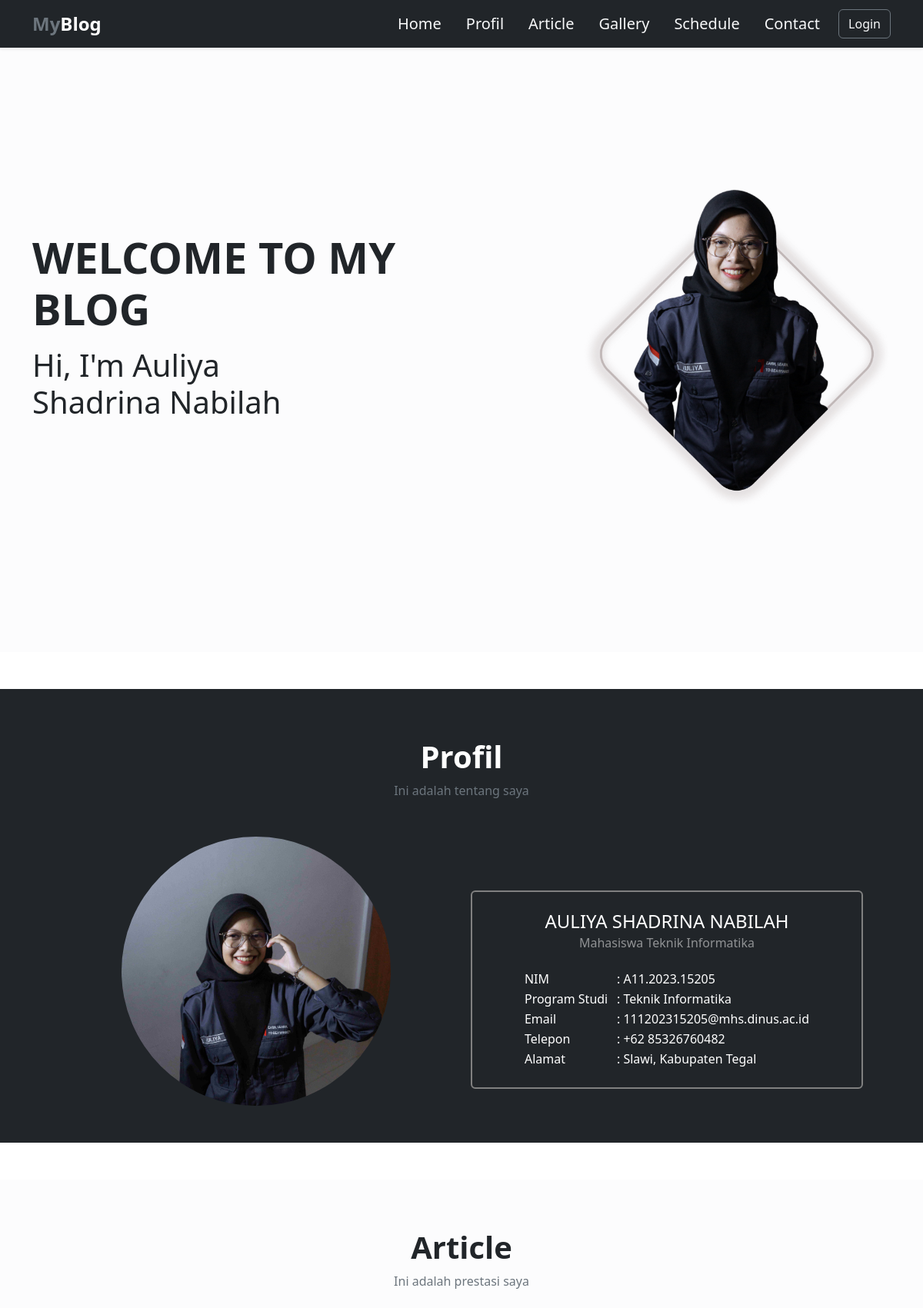
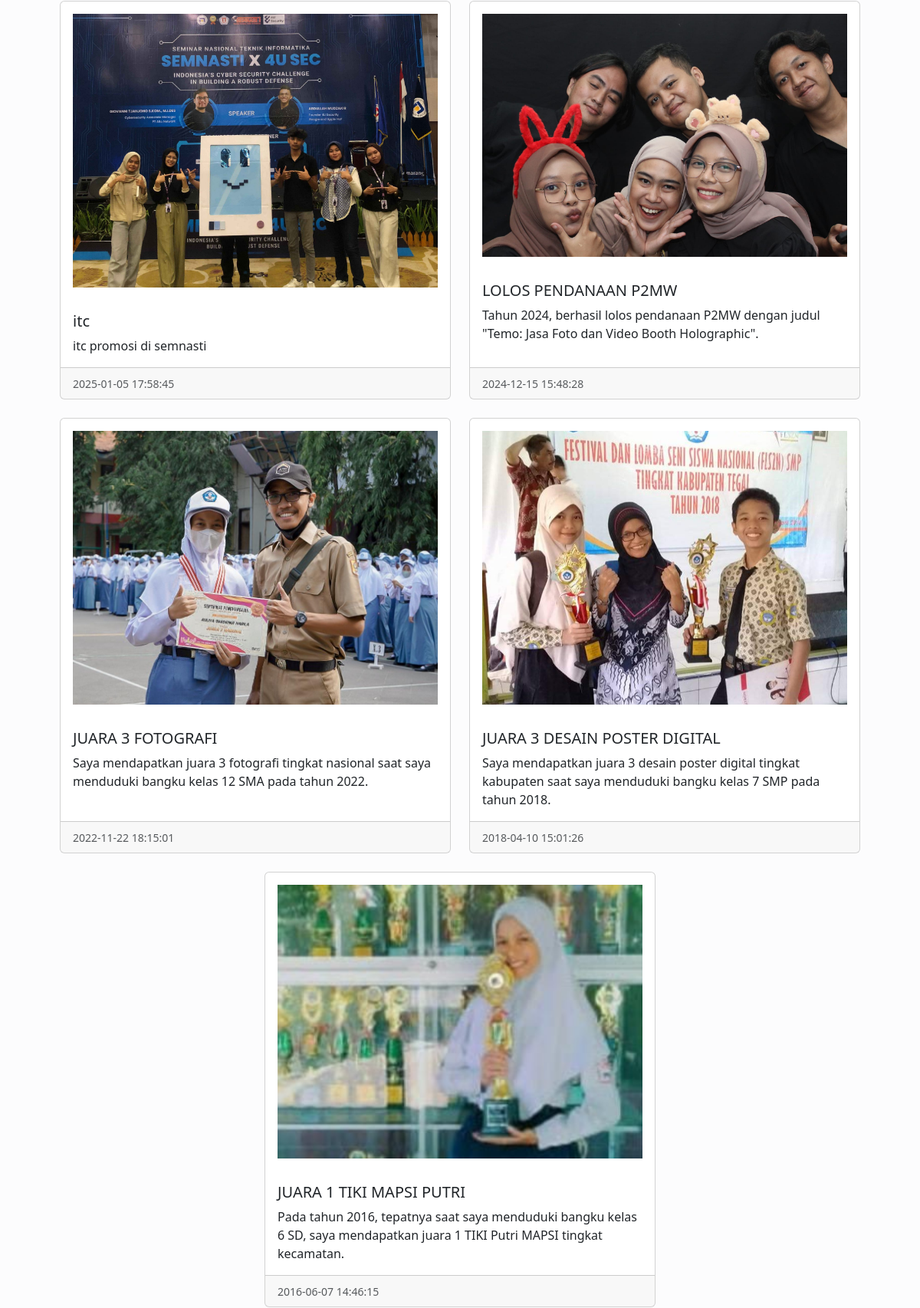
The page / (upper part) on the database its author committed (2 pictures, top to bottom).
### tables this page shows
CREATE TABLE `article` (
  `id` int NOT NULL,
  `judul` text,
  `isi` text,
  `gambar` text,
  `tanggal` datetime DEFAULT NULL,
  `username` varchar(50) DEFAULT NULL
);

### index.php (the view, shortened to what this page needs)
<?php
include "koneksi.php";
?>
<!DOCTYPE html>
<html lang="en">
<head>
    <link href="https://cdn.jsdelivr.net/npm/bootstrap@5.3.3/dist/css/bootstrap.min.css" rel="stylesheet"
 />
    <link rel="stylesheet" href="https://cdn.jsdelivr.net/npm/bootstrap-icons@1.11.3/font/bootstrap-icons.min.css" />
    <link rel="stylesheet" href="./style.css" />
</head>
<body>
    <nav class="navbar navbar-expand-lg bg-dark shadow-sm p-2 fixed-top">
        <div class="container">
            <a class="navbar-brand text-white fw-bold fs-4" href="#">
                <span class="text-secondary">My</span>Blog</a>
            <div class="collapse navbar-collapse" id="navbarNav">
                <ul class="navbar-nav ms-auto mb-2 mb-lg-0">
                    <li class="nav-item">
                        <a class="nav-link active text-light fs-5 ms-3" aria-current="page" href="#hero">Home</a>
                    </li>
                    <li class="nav-item">
                        <a class="nav-link active text-light fs-5 ms-3" aria-current="page" href="#profil">Profil</a>
                    </li>
                    <li class="nav-item">
                        <a class="nav-link text-light fs-5 ms-3" href="#article">Article</a>
                    </li>
                    <li class="nav-item">
                        <a class="nav-link text-light fs-5 ms-3" href="#gallery">Gallery</a>
                    </li>
                    <li class="nav-item">
                        <a class="nav-link text-light fs-5 ms-3" href="#jadwal">Schedule</a>
                    </li>
                    <li class="nav-item">
                        <a class="nav-link text-light fs-5 ms-3" href="#contact">Contact</a>
                    </li>
                    <li class="nav-item">
                        <a href="./login.html" class="btn btn-outline-secondary text-light ms-3 mt-1">
                            Login
                        </a>
                    </li>
                </ul>
            </div>
        </div>
    </nav>
    <section id="hero" class="p5 bg-light-subtle">
        <div class="container mb-5">
            <div class="row d-flex flex-sm-row-reverse justify-content-center vh-100 align-items-center mt-5">
                <div class="col-lg-6">
                    <div class="home-image text-sm-end">
                        <img src="./assets/img/profil.png" class="img-fluid mt-lg-auto" width="400" alt="profil" />
                    </div>
                </div>
                <div class="col-lg-6 text-sm-start mt-lg-5">
                    <p class="fw-bold display-4">WELCOME TO MY BLOG</p>
                    <h1 class="pb-5 mb-5">
                        Hi, I'm <span>Auliya</span> <br />
                        Shadrina Nabilah
                    </h1>
                </div>
            </div>
        </div>
    </section>
    <section id="profil" class="bg-dark">
        <div class="container text-white p-5 mb-5">
            <div class="title text-center pt-3 mb-4">
                <h1 class="fw-bold">Profil</h1>
                <p class="text-secondary">Ini adalah tentang saya</p>
            </div>
            <div class="row d-flex flex-sm-row justify-content-center align-items-center mt-5">
                <div class="col-lg-6">
                    <div class="profil-image text-sm-center">
                        <img src="./assets/img/profil2.jpg" class="img-fluid mt-lg-auto" alt="profil" />
                    </div>
                </div>
                <div class="col-lg-6 text-sm-start mt-lg-5">
                    <div class="card kartuProfil justify-content-center align-items-center text-white">
                        <div class="card-body p-4">
                            <div class="text-sm-center">
                                <h4 class="card-title">AULIYA SHADRINA NABILAH</h4>
                                <h6 class="card-subtitle mb-4 text-white-50">
                                    Mahasiswa Teknik Informatika
                                </h6>
                            </div>
                            <table>
                                <tr>
                                    <td style="width: 120px">NIM</td>
                                    <td>: A11.2023.15205</td>
                                </tr>
                                <tr>
                                    <td style="width: 120px">Program Studi</td>
                                    <td>: Teknik Informatika</td>
                                </tr>
                                <tr>
                                    <td style="width: 120px">Email</td>
                                    <td>: 111202315205@mhs.dinus.ac.id</td>
                                </tr>
                                <tr>
                                    <td style="width: 120px">Telepon</td>
                                    <td>: +62 85326760482</td>
                                </tr>
                                <tr>
                                    <td style="width: 120px">Alamat</td>
                                    <td>: Slawi, Kabupaten Tegal</td>
                                </tr>
                            </table>
                        </div>
                    </div>
                </div>
            </div>
        </div>
    </section>
    <section id="article" class="bg-light-subtle">
        <div class="container p-5">
            <div class="title text-center pt-3 mb-4">
                <h1 class="fw-bold">Article</h1>
                <p class="text-secondary">Ini adalah prestasi saya</p>
            </div>
            <div class="row row-cols-1 row-cols-md-2 g-4">
                <?php
            $sql = "SELECT * FROM article ORDER BY tanggal DESC";
            $hasil = $conn->query($sql);
            while($row = $hasil->fetch_assoc()){
            ?>
                <div class="col">
                    <div class="card h-100">
                        <img src="assets/img/<?= $row["gambar"]?>" class="card-img-top p-3" alt="..." />
                        <div class="card-body">
                            <h5 class="card-title"><?= $row["judul"]?></h5>
                            <p class="card-text">
                                <?= $row["isi"]?>
                            </p>
                        </div>
                        <div class="card-footer">
                            <small class="text-body-secondary">
                                <?= $row["tanggal"]?>
                            </small>
                        </div>
                    </div>
                </div>
                <?php
        }
        ?>
            </div>
        </div>
    </section>
</body>
</html>

### style.css (style rules this page uses)
.row { display: flex; justify-content: center; justify-items: center; }
.profil-image img { width: 350px; height: 350px; object-fit: cover; border-radius: 50%; }
.kartuProfil { border:2px solid gray; background-color: transparent; width: auto; }

### rows shown on the page
article: gambar (picture), judul "itc", isi "itc promosi di semnasti", tanggal "2025-01-05 17:58:45"
article: gambar (picture), judul "LOLOS PENDANAAN P2MW", isi "Tahun 2024, berhasil lolos pendanaan P2MW dengan judul \"Temo: Jasa Foto dan Video Booth Holographic\".", tanggal "2024-12-15 15:48:28"
article: gambar (picture), judul "JUARA 3 FOTOGRAFI", isi "Saya mendapatkan juara 3 fotografi tingkat nasional saat saya menduduki bangku kelas 12 SMA pada tahun 2022.", tanggal "2022-11-22 18:15:01"
article: gambar (picture), judul "JUARA 3 DESAIN POSTER DIGITAL", isi "Saya mendapatkan juara 3 desain poster digital tingkat kabupaten saat saya menduduki bangku kelas 7 SMP pada tahun 2018.", tanggal "2018-04-10 15:01:26"
article: gambar (picture), judul "JUARA 1 TIKI MAPSI PUTRI", isi "Pada tahun 2016, tepatnya saat saya menduduki bangku kelas 6 SD, saya mendapatkan juara 1 TIKI Putri MAPSI tingkat kecamatan.", tanggal "2016-06-07 14:46:15"
